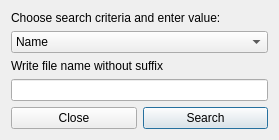
<?xml version="1.0" encoding="UTF-8"?>
<ui version="4.0">
 <class>UserSearch</class>
 <widget class="QDialog" name="UserSearch">
  <property name="geometry">
   <rect>
    <x>0</x>
    <y>0</y>
    <width>279</width>
    <height>125</height>
   </rect>
  </property>
  <property name="windowTitle">
   <string>Dialog</string>
  </property>
  <layout class="QGridLayout" name="gridLayout">
   <item row="2" column="0" colspan="2">
    <widget class="QLabel" name="label_2">
     <property name="text">
      <string>Write file name without suffix</string>
     </property>
    </widget>
   </item>
   <item row="4" column="1">
    <widget class="QPushButton" name="pushButton">
     <property name="text">
      <string>Search</string>
     </property>
    </widget>
   </item>
   <item row="0" column="0" colspan="2">
    <widget class="QLabel" name="label">
     <property name="text">
      <string>Choose search criteria and enter value:</string>
     </property>
    </widget>
   </item>
   <item row="4" column="0">
    <widget class="QPushButton" name="pushButton_2">
     <property name="text">
      <string>Close</string>
     </property>
    </widget>
   </item>
   <item row="1" column="0" colspan="2">
    <widget class="QComboBox" name="comboBox">
     <item>
      <property name="text">
       <string>Name</string>
      </property>
     </item>
     <item>
      <property name="text">
       <string>Created</string>
      </property>
     </item>
     <item>
      <property name="text">
       <string>Last modified</string>
      </property>
     </item>
     <item>
      <property name="text">
       <string>SHA-1 Hash</string>
      </property>
     </item>
     <item>
      <property name="text">
       <string>User notes</string>
      </property>
     </item>
    </widget>
   </item>
   <item row="3" column="0" colspan="2">
    <widget class="QLineEdit" name="lineEdit"/>
   </item>
  </layout>
 </widget>
 <resources/>
 <connections/>
</ui>
